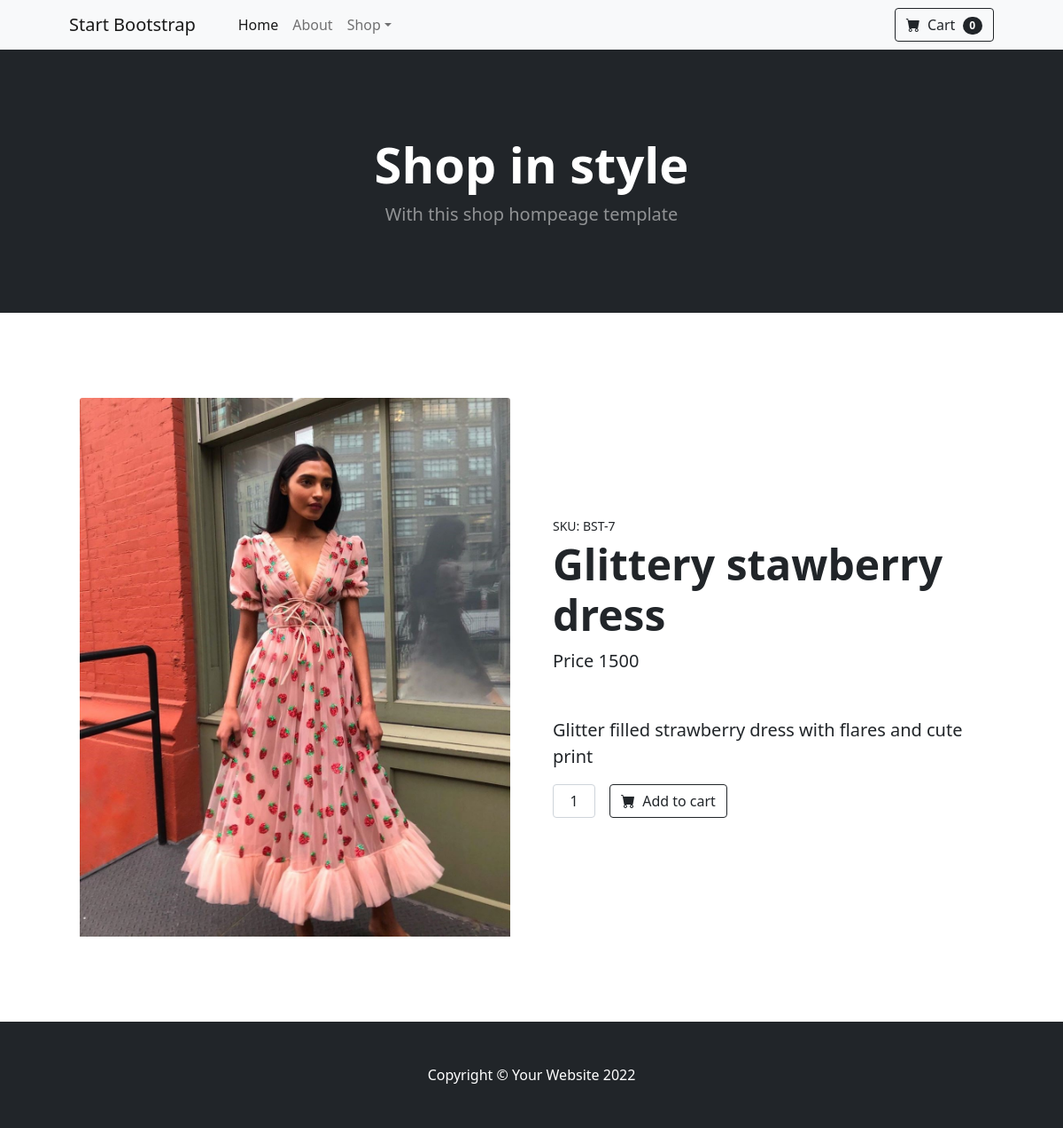
/products/details/7, run on the app's committed database.
### api/models.py (models this page shows, shortened)
class Products(models.Model):
    name = models.CharField( max_length=200)
    price = models.PositiveIntegerField()
    description = models.CharField(max_length=200)
    category = models.CharField(max_length=200)
    image = models.ImageField(null=True,upload_to="images")

### customer/views.py (the view)
# urls.py: path("products/details/<int:id>",views.ProductDetailView.as_view(),name="product-detail"),
class ProductDetailView(DetailView):
    template_name="cust-productdetail.html"
    context_object_name="product"
    pk_url_kwarg="id"
    model=Products

### customer/context_processor.py (called while the page is built)
def cart_count(request):
    if request.user.is_authenticated:
        count=carts.objects.filter(user=request.user).count()
    else:
        count=0
    return {"count":count}

### customer/templates/cust-productdetail.html
{%extends 'base.html'%}
{%block body%}
<section class="py-5">
    <div class="container px-4 px-lg-5 my-5">
        <div class="row gx-4 gx-lg-5 align-items-center">
            <div class="col-md-6">
            {%if product.image%}
              <img class="card-img-top mb-5 mb-md-0" src="{{product.image.url}}" alt="..." /></div>
            {%else%}
              <img class="card-img-top mb-5 mb-md-0" src="https://dummyimage.com/600x700/dee2e6/6c757d.jpg" alt="..." /></div>
            {%endif%}
            <div class="col-md-6">
                <div class="small mb-1">SKU: BST-{{product.id}}</div>
                <h1 class="display-5 fw-bolder">{{product.name}}</h1>
                <div class="fs-5 mb-5">
                    <span >Price</span>
                    <span>{{product.price}}</span>
                </div>
                <p class="lead">{{product.description}}</p>
                <div class="d-flex">
                    <input class="form-control text-center me-3" id="inputQuantity" type="num" value="1" style="max-width: 3rem" />
                    <a class="btn btn-outline-dark flex-shrink-0" type="button" href="{%url 'add-cart' product.id%}">
                        <i class="bi-cart-fill me-1"></i>
                        Add to cart
                    </a>
                </div>
            </div>
        </div>
    </div>
</section>
{%endblock%}

### data on the page
Products: image (picture), id "7", name "Glittery stawberry dress", price "1500", description "Glitter filled strawberry dress with flares and cute print"

### other printed values
{{ count }} "0"
